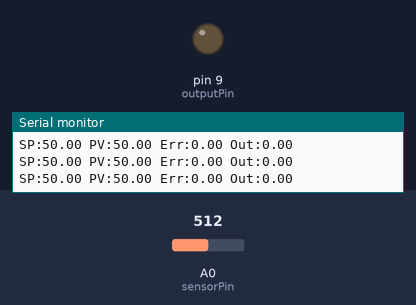
Recording of a sketch running on a simulated Arduino Uno, built with avr-gcc and run on an emulated ATmega328P. On the bench: output pins drawn as LEDs (lit = HIGH), the last lines printed to the serial monitor. Inputs (shaded band) come from the test bench; at power-on: A0 (sensorPin) = 512.

Above: at 1.2 s.
1.3 s: A0 (sensorPin) set to 497
At 2.6 s:
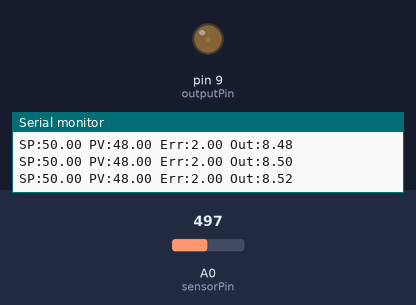
4.3 s: A0 (sensorPin) set to 306
At 4.6 s:
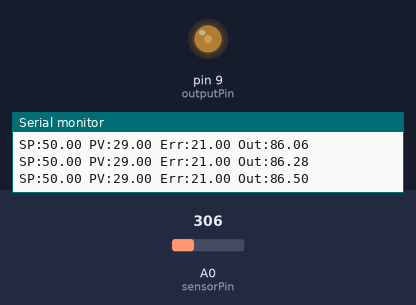
7.3 s: A0 (sensorPin) set to 122
At 7.51 s:
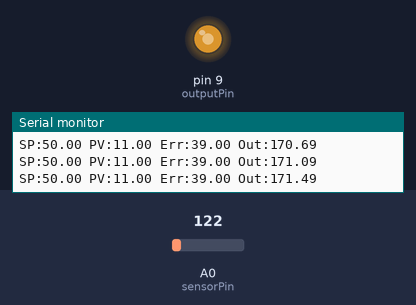
10.3 s: A0 (sensorPin) set to 716
Timing chart, 0 to 13.3 s (numbered marks = the images above; inputs shaded):
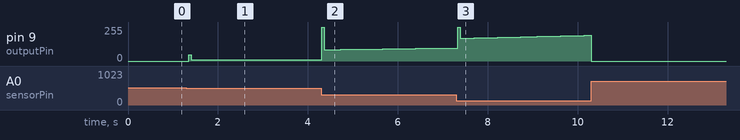

Measured:
- after the input at 1.3 s, pin 9 (outputPin): 0/255 → 8/255 after 0.05 s, → 9/255 2.5 s later

The sketch:

pid_intro.ino
```cpp
// ============================================================
// Lab 18: PID Control เบื้องต้น (เขียนเอง ไม่ใช้ไลบรารี)
// AtSoftMaker | Embedded System - Arduino
// ============================================================

const int sensorPin = A0;
const int outputPin = 9;   // PWM

float setPoint = 50.0;     // เป้าหมาย (0-100)

float Kp = 4.0;
float Ki = 0.2;
float Kd = 1.0;

float integral = 0;
float lastError = 0;
unsigned long lastTime = 0;

void setup() {
  Serial.begin(9600);
  pinMode(outputPin, OUTPUT);
  lastTime = millis();
  Serial.println("--- Lab 18: PID Control ---");
}

void loop() {
  unsigned long now = millis();
  float dt = (now - lastTime) / 1000.0;
  if (dt <= 0) dt = 0.001;

  int raw = analogRead(sensorPin);
  float pv = map(raw, 0, 1023, 0, 100);
  float error = setPoint - pv;

  float P = Kp * error;
  integral += error * dt;
  float I = Ki * integral;
  float derivative = (error - lastError) / dt;
  float D = Kd * derivative;

  float output = P + I + D;
  output = constrain(output, 0, 255);
  integral = constrain(integral, -500, 500);  // anti-windup

  analogWrite(outputPin, (int)output);

  lastError = error;
  lastTime = now;

  Serial.print("SP:"); Serial.print(setPoint);
  Serial.print(" PV:"); Serial.print(pv);
  Serial.print(" Err:"); Serial.print(error);
  Serial.print(" Out:"); Serial.println(output);

  delay(50);
}
```
